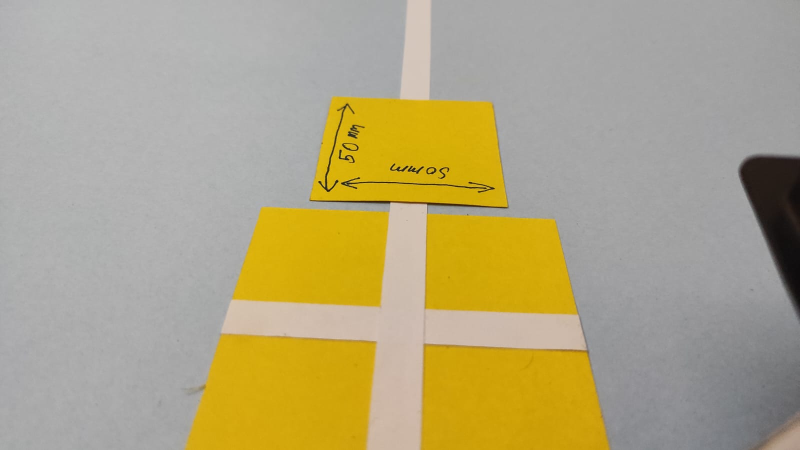
#> input picture Calibration.jpg, 1600 x 900 px (shown at 1/2 size)
$ python -i utils.py   (imports and definitions only)
#> lines starting #> are read from the running program, lines starting #| are printed output that depends on the picture; after the words box and inside, x2 and y2 are one past the last pixel; in counts of white or black regions, pixels touching at a corner belong together
import re
import cv2
import numpy as np


def thresholding(image):
    # red
    # lower_white_hsv = np.array([100, 65, 35])
    # upper_white_hsv = np.array([179, 188, 255])

    lower_white_hsv = np.array([0, 24, 144])
    upper_white_hsv = np.array([112, 99, 216])

    lower_white_hsl = np.array([114, 39, 38])
    upper_white_hsl = np.array([179, 255, 118])

    lower_white_rgb = np.array([0, 25, 22])
    upper_white_rgb = np.array([255, 73, 255])

    lower_white_lab = np.array([0, 140, 49])
    upper_white_lab = np.array([112, 255, 255])

    hsv = cv2.cvtColor(image, cv2.COLOR_BGR2HSV)

    # white
    lower_white = np.array([0, 24, 144])
    upper_white = np.array([112, 99, 216])

    maskWhite = cv2.inRange(hsv, lower_white_hsv, upper_white_hsv)

    return maskWhite

    rgb = image
    hls = cv2.cvtColor(image, cv2.COLOR_BGR2HLS)
    hsv = cv2.cvtColor(image, cv2.COLOR_BGR2HSV)
    lab = cv2.cvtColor(image, cv2.COLOR_BGR2LAB)

    # Define filter thresholds for each color space
    lower_rgb = np.array(lower_white_rgb, dtype=np.uint8)
    upper_rgb = np.array(upper_white_rgb, dtype=np.uint8)

    lower_hls = np.array(lower_white_hsl, dtype=np.uint8)
    upper_hls = np.array(upper_white_hsl, dtype=np.uint8)

    lower_hsv = np.array(lower_white_hsv, dtype=np.uint8)
    upper_hsv = np.array(upper_white_hsv, dtype=np.uint8)

    lower_lab = np.array(lower_white_lab, dtype=np.uint8)
    upper_lab = np.array(upper_white_lab, dtype=np.uint8)

    # Define your custom adaptive mask
    # lower_adaptive = np.array(lower_white_adaptive, dtype=np.uint8)
    # upper_adaptive = np.array(upper_white_adaptive, dtype=np.uint8)

    # Apply the filters
    mask_rgb = cv2.inRange(rgb, lower_rgb, upper_rgb)
    mask_hls = cv2.inRange(hls, lower_hls, upper_hls)
    mask_hsv = cv2.inRange(hsv, lower_hsv, upper_hsv)
    mask_lab = cv2.inRange(lab, lower_lab, upper_lab)

    # Combine the masks with RGB, HSL, HSV, and LAB
    # combined_mask = cv2.bitwise_or(
    #     mask_rgb, cv2.bitwise_or(mask_hls, cv2.bitwise_or(mask_hsv, mask_lab))
    # )

    # Combine the masks with HSV, HSL, and LAB
    combined_mask = cv2.bitwise_or(mask_hls, cv2.bitwise_or(mask_hsv, mask_lab))

    return combined_mask


# [29 lines left out: functions warpImg, warpImg1, not called in this run]


def nothing(a):
    pass


# [124 lines left out: functions initializeTrackVals, valTrackbars, drawPoints, getHistogram, stackImages, not called in this run]

>>> import cv2
>>> picture = cv2.imread('Calibration.jpg')
#> picture is the input picture: shape (900, 1600, 3); mean B, G, R 129.3, 165.9, 176.6
>>> result = thresholding(picture)
#> in thresholding, `hsv = cv2.cvtColor(image, cv2.COLOR_BGR2HSV)`: hsv: shape (900, 1600, 3); mean H, S, V 30.3, 60.5, 177.2
#> in thresholding, `maskWhite = cv2.inRange(hsv, lower_white_hsv, upper_white_hsv)`:
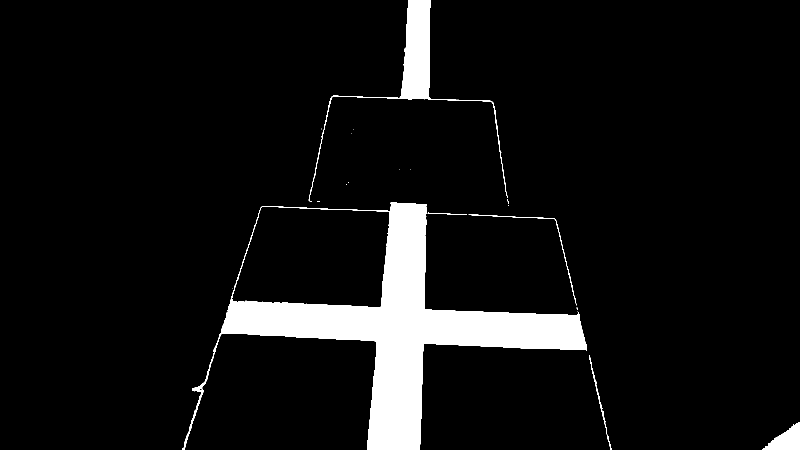
#> maskWhite: shape (900, 1600) (shown at 1/2 size); 7.2% white; 23 white regions (17 under 20 px), largest, box (x1, y1, x2, y2) and area: (365, 405, 1174, 900) 88760, (617, 0, 1015, 404) 10924, (1524, 844, 1600, 900) 2304, (937, 429, 1153, 611) 519, (1178, 710, 1223, 900) 424, (855, 425, 934, 430) 111

$ run again, on line1.jpeg
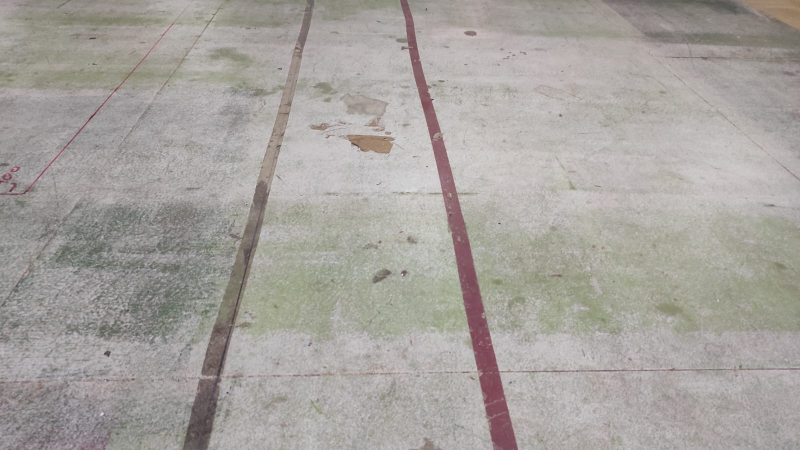
#> input picture line1.jpeg, 1600 x 900 px (shown at 1/2 size)
#> picture is the input picture: shape (900, 1600, 3); mean B, G, R 157.8, 162.2, 166.4
#> hsv: shape (900, 1600, 3); mean H, S, V 43.2, 14.9, 166.7
#> in thresholding, `maskWhite = cv2.inRange(hsv, lower_white_hsv, upper_white_hsv)`:
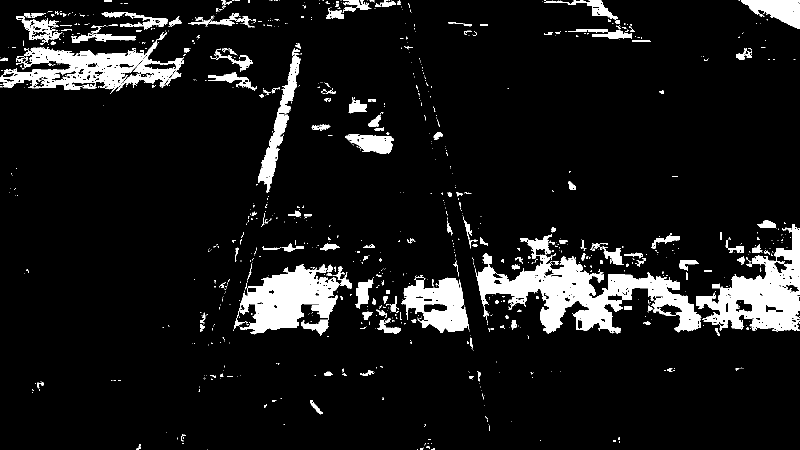
#> maskWhite: shape (900, 1600) (shown at 1/2 size); 9.3% white; 1018 white regions (832 under 20 px), largest, box (x1, y1, x2, y2) and area: (951, 468, 1403, 667) 29510, (1392, 448, 1600, 664) 19427, (468, 528, 704, 671) 17364
